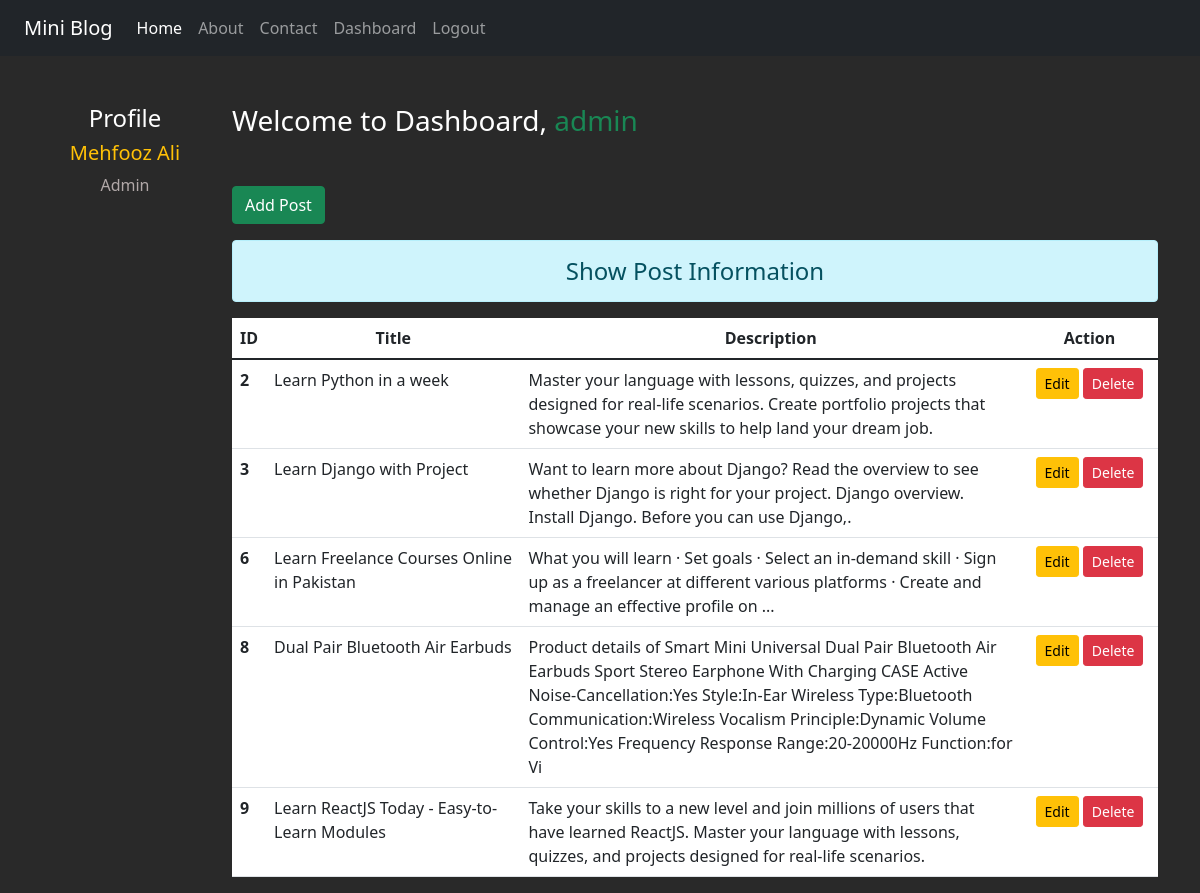
The page /dashboard/ (signed in) on the database its author committed.
### blog/models.py (models this page shows)
class Post(models.Model):
    title = models.CharField(max_length=150)
    desc = models.TextField()

### blog/views.py (the view)
# urls.py: path('dashboard/', views.dashboard, name='dashboard'),
def dashboard(request):
    if request.user.is_authenticated:
        posts = Post.objects.all()
        user = request.user
        full_name = user.get_full_name()
        gps = user.groups.all()
        return render(request, 'blog/dashboard.html', {'name': request.user, 'posts':posts, 'full_name': full_name, 'groups':gps})
    else:
        return HttpResponseRedirect('/login/')

### blog/templates/blog/dashboard.html (shortened to what this page needs)
{% extends 'blog/base.html' %}
{% load static %}
{% block side %}
    <div class="col-sm-2 text-white my-5 text-center">
        <h4 class="text-white">Profile</h4>
        <h5 class="text-warning">{{full_name}}</h5>
        {% for group in groups %}
            <p>{{group.name}}</p>
        {% endfor %}
    </div>
{% endblock side %}
{% block content %}
    <div class="col-sm-10">
        <h3 class="text-white my-5">Welcome to Dashboard, <span class="text-success">{{name}}</span></h3>
        <a href="{% url 'addpost' %}" class='btn btn-success'>Add Post</a>
        <h4 class="text-center alert alert-info mt-3 ">Show Post Information</h4>
        {% if posts %}
            <table class="table table-hover bg-white">
                <thead>
                    <tr class="text-center">
                        <th scope='col' style='width:2%'>ID</th>
                        <th scope='col' style='width:28%'>Title</th>
                        <th scope='col' style='width:55%'>Description</th>
                        <th scope='col' style='width:15%'>Action</th>
                    </tr>
                </thead>
                <tbody>
                    {% for post in posts %}
                        <tr>
                            <th scope="row">{{post.id}}</th>
                            <td>{{post.title}}</td>
                            <td>{{post.desc}}</td>
                            <td class="text-center">
                                <a href="{% url 'updatepost' post.id %}" class="btn btn-warning btn-sm">Edit</a>
                                {% if perms.blog.delete_post %}
                                    <form action="{% url 'deletepost' post.id %}" method="post" class="d-inline">
                                        <input type="submit" class="btn btn-danger btn-sm" value="Delete">
                                    </form>
                                {% endif %}
                            </td>
                        </tr>
                    {% endfor %}
                </tbody>
            </table>
            {% else %}
            <h4 class="text-center alert alert-warning mt-3">No Records</h4>
        {% endif %}
    </div>
{% endblock content %}

### blog/templates/blog/base.html (shortened to what this page needs)
{% load static %}
<!doctype html>
<html lang="en">
  <head>
    <link rel="stylesheet" href="https://cdnjs.cloudflare.com/ajax/libs/font-awesome/6.2.0/css/all.min.css">
    <link rel="stylesheet" href="{% static 'blog/css/all.min.css' %}">
    <link rel="stylesheet" href="{% static 'blog/css/bootstrap.css' %}">
    <link rel="stylesheet" href="{% static 'blog/css/style.css' %}">
  </head>
<body>
    <div class="container-fluid bg-dark">
        {% include 'blog/navbar.html' %}
    </div>
    <div class="container">
        <div class="row">
            {% block side %}
            {% endblock side %}
            {% block content %}
            {% endblock content %}
        </div>
    </div>
  </body>
</html>

### blog/templates/blog/navbar.html (shortened to what this page needs)
<nav class="navbar navbar-expand-lg navbar-dark bg-dark">
    <div class="container-fluid">
      <a class="navbar-brand" href="/">Mini Blog</a>
      <div class="collapse navbar-collapse" id="navbarNav">
        <ul class="navbar-nav">
          <li class="nav-item">
            <a class="nav-link active" aria-current="page" href="/">Home</a>
          </li>
          <li class="nav-item">
            <a class="nav-link" href="{% url 'about' %}">About</a>
          </li>
          <li class="nav-item">
            <a class="nav-link" href="{% url 'contact' %}">Contact </a>
          </li>
          {% if request.user.is_authenticated %}
              <li class="nav-item">
                <a class="nav-link" href="{% url 'dashboard' %}">Dashboard </a>
              </li>
              <li class="nav-item">
                <a class="nav-link" href="{% url 'logout' %}">Logout</a>
              </li>
          {% endif %}
        </ul>
      </div>
    </div>
  </nav>

### blog/static/blog/css/style.css (style rules this page uses)
body { background-color: rgb(41, 41, 41); color: white; }
form, .cp, .cu { color: rgb(177, 168, 168); }
p { color: rgb(177, 168, 168); }

### rows shown on the page
Post: id "2", title "Learn Python in a week", desc "Master your language with lessons, quizzes, and projects designed for real-life scenarios. Create portfolio projects that showcase your new skills to help land your dream job."
Post: id "3", title "Learn Django with Project", desc "Want to learn more about Django? Read the overview to see whether Django is right for your project. Django overview. Install Django. Before you can use Django,."
Post: id "6", title "Learn Freelance Courses Online in Pakistan", desc "What you will learn · Set goals · Select an in-demand skill · Sign up as a freelancer at different various platforms · Create and manage an effective profile on ..."
Post: id "8", title "Dual Pair Bluetooth Air Earbuds", desc "Product details of Smart Mini Universal Dual Pair Bluetooth Air Earbuds Sport Stereo Earphone With Charging CASE Active Noise-Cancellation:Yes Style:In-Ear Wireless Type:Bluetooth Communication:Wireless Vocalism Principle:Dynamic Volume Control:Yes Frequency Response Range:20-20000Hz Function:for Vi"
Post: id "9", title "Learn ReactJS Today - Easy-to-Learn Modules", desc "Take your skills to a new level and join millions of users that have learned ReactJS. Master your language with lessons, quizzes, and projects designed for real-life scenarios."

### other values the page prints
{{ full_name }} "Mehfooz Ali"
{{ group.name }} "Admin"
{{ name }} "admin"
